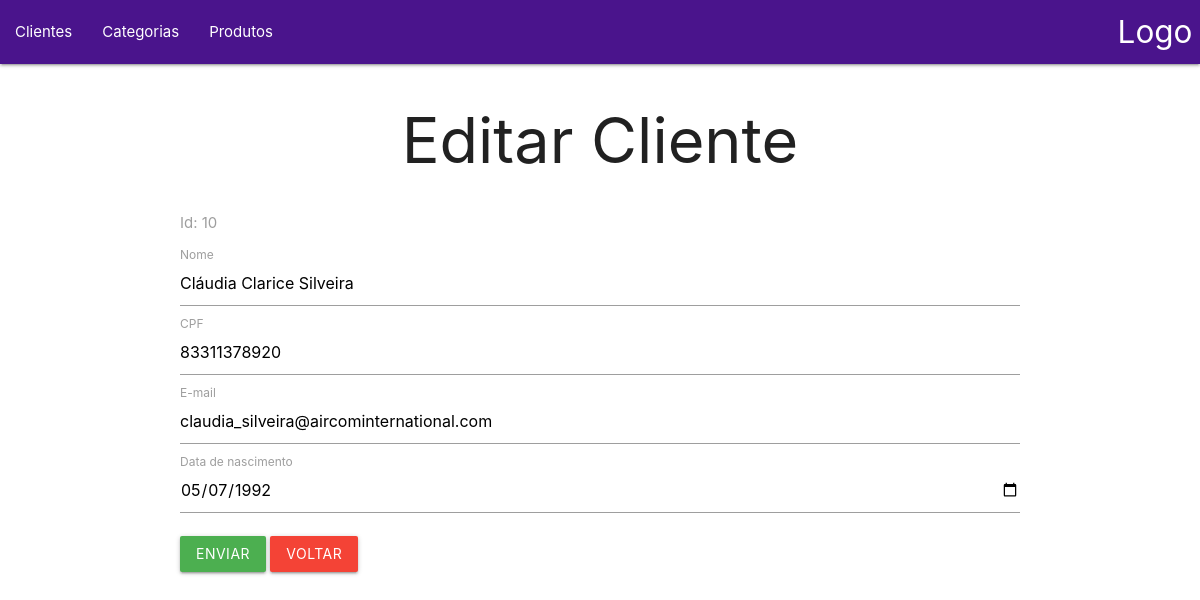
Screenshot of /VIEW/cliente/editarCliente.php?id=10 with the database file from the repository.
### tables this page shows
CREATE TABLE `cliente` (
  `id` int(11) NOT NULL,
  `nome` varchar(35) NOT NULL,
  `cpf` varchar(11) NOT NULL,
  `data_nascimento` date NOT NULL,
  `email` varchar(50) NOT NULL
);

### DAL/dalCliente.php (called while the page is built, shortened)
<?php
    include_once 'C:\xampp\htdocs\empresa\MODEL\Cliente.php';
    class dalCliente {
        public function SelectID(int $id){
            $sql = "select * from cliente where id=?;";
            $pdo = Conexao::conectar();
            $query = $pdo->prepare($sql);
            $query->execute (array($id));
            $linha = $query->fetch(\PDO::FETCH_ASSOC);
            $cliente = new \MODEL\Cliente();
            $cliente->setId($linha['id']);
            $cliente->setNome($linha['nome']);
            $cliente->setCpf($linha['cpf']);
            $cliente->setDataNascimento($linha['data_nascimento']);
            $cliente->setEmail($linha['email']);
            return $cliente;
        }
    }

### BLL/bllCliente.php (called while the page is built, shortened)
<?php
    include_once "../../DAL/dalCliente.php";
    class bllCliente {
        public function SelectID (int $id){
            $dal = new  \Dal\dalCliente();
            return $dal->SelectID($id);
        }
    }
?>

### MODEL/Cliente.php (called while the page is built, shortened)
<?php
class Cliente {
    private ?int $id;
    private ?string $nome;
    private ?string $cpf;
    private ?string $data_nascimento;
    private ?string $email;
    public function __construct(?int $id=null, ?string $nome=null, ?string $cpf=null, ?string $data_nascimento=null, ?string $email=null) {
        $this->id = $id;
        $this->nome = $nome;
        $this->cpf = $cpf;
        $this->data_nascimento = $data_nascimento;
        $this->email = $email;
    }
    public function getId(): ?int {
        return $this->id;
    }
    public function setId(?int $id): void {
        $this->id = $id;
    }
    public function getNome(): ?string {
        return $this->nome;
    }
    public function setNome(?string $nome): void {
        $this->nome = $nome;
    }
    public function getCpf(): ?string {
        return $this->cpf;
    }
    public function setCpf(?string $cpf): void {
        $this->cpf = $cpf;
    }
    public function getDataNascimento(): ?string {
        return $this->data_nascimento;
    }
    public function setDataNascimento(?string $data_nascimento): void {
        $this->data_nascimento = $data_nascimento;
    }
    public function getEmail(): ?string {
        return $this->email;
    }
    public function setEmail(?string $email): void {
        $this->email = $email;
    }
}
?>

### VIEW/cliente/editarCliente.php (the view, shortened to what this page needs)
<?php
include_once 'C:\xampp\htdocs\empresa\BLL\bllCliente.php';
$id = $_GET['id'];
$bll = new  \BLL\bllCliente();
$cliente = $bll->SelectID($id);
?>
<!DOCTYPE html>
<html lang="pt-br">
<head>
    <link rel="stylesheet" href="https://cdnjs.cloudflare.com/ajax/libs/materialize/1.0.0/css/materialize.min.css">
    <link rel="stylesheet" href="https://cdnjs.cloudflare.com/ajax/libs/font-awesome/5.15.3/css/all.min.css">
</head>
<body>
    <?php include_once '../menu.php'; ?>
    <h1 class="center">Editar Cliente</h1>
    <div class="container">
        <form action="recEditarCliente.php" method="POST" id="formInsCliente">
            <div class="input-field">
                <label for="id">Id: <?php echo $cliente->getId(); ?></label>
            </div>
            <BR></BR>
            <div class="input-field">
                <input type="text" id="nome" name="txtNome" value="<?php echo $cliente->getNome() ?>" class="validate">
                <label for="nome">Nome</label>
            </div>
            <div class="input-field">
                <input type="text" id="cpf" name="txtCpf" value="<?php echo $cliente->getCpf() ?>" class="validate">
                <label for="cpf">CPF</label>
            </div>
            <div class="input-field">
                <input type="email" id="email" name="txtEmail" value="<?php echo $cliente->getEmail() ?>" class="validate">
                <label for="email">E-mail</label>
            </div>
            <div class="input-field">
                <input type="date" id="data_nascimento" name="txtDataNascimento" value="<?php echo $cliente->getDataNascimento() ?>" class="validate">
                <label for="data_nascimento">Data de nascimento</label>
            </div>
            <button class="btn waves-effect waves-light green" type="submit" name="action">Enviar</button>
            <a class="btn waves-effect waves-light red" href="listarClientes.php">
                Voltar
            </a>
        </form>
    </div>
</body>
</html>

### rows the page displays
cliente: id "10", txtNome "Cláudia Clarice Silveira", txtCpf "83311378920", txtEmail "claudia_silveira@aircominternational.com", txtDataNascimento "05/07/1992"
